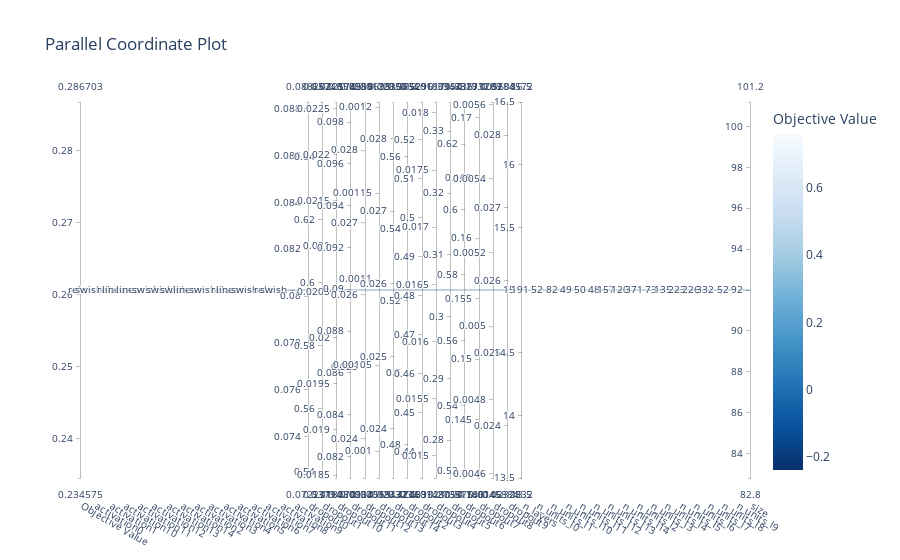

The notebook cell saved with this chart:
### Code cell
optuna.visualization.plot_parallel_coordinate(study)

### Figure 1 — Plotly figure (JSON) as saved in the notebook; plotly's stock layout.template omitted (floating-point values rounded to 4 significant figures)
{"data": [{"dimensions": [{"label": "Objective Value", "range": [0.2606, 0.2606], "values": [0.2606]}, {"label": "activation0", "range": [0, 0], "ticktext": ["relu"], "tickvals": [0], "values": [0]}, {"label": "activation1", "range": [0, 0], "ticktext": ["swish"], "tickvals": [0], "values": [0]}, {"label": "activation10", "range": [0, 0], "ticktext": ["relu"], "tickvals": [0], "values": [0]}, {"label": "activation11", "range": [0, 0], "ticktext": ["linear"], "tickvals": [0], "values": [0]}, {"label": "activation12", "range": [0, 0], "ticktext": ["linear"], "tickvals": [0], "values": [0]}, {"label": "activation13", "range": [0, 0], "ticktext": ["swish"], "tickvals": [0], "values": [0]}, {"label": "activation14", "range": [0, 0], "ticktext": ["swish"], "tickvals": [0], "values": [0]}, {"label": "activation2", "range": [0, 0], "ticktext": ["swish"], "tickvals": [0], "values": [0]}, {"label": "activation3", "range": [0, 0], "ticktext": ["linear"], "tickvals": [0], "values": [0]}, {"label": "activation4", "range": [0, 0], "ticktext": ["swish"], "tickvals": [0], "values": [0]}, {"label": "activation5", "range": [0, 0], "ticktext": ["relu"], "tickvals": [0], "values": [0]}, {"label": "activation6", "range": [0, 0], "ticktext": ["linear"], "tickvals": [0], "values": [0]}, {"label": "activation7", "range": [0, 0], "ticktext": ["swish"], "tickvals": [0], "values": [0]}, {"label": "activation8", "range": [0, 0], "ticktext": ["relu"], "tickvals": [0], "values": [0]}, {"label": "activation9", "range": [0, 0], "ticktext": ["swish"], "tickvals": [0], "values": [0]}, {"label": "dropout0", "range": [0.08026, 0.08026], "values": [0.08026]}, {"label": "dropout1", "range": [0.5977, 0.5977], "values": [0.5977]}, {"label": "dropout10", "range": [0.02052, 0.02052], "values": [0.02052]}, {"label": "dropout11", "range": [0.08996, 0.08996], "values": [0.08996]}, {"label": "dropout12", "range": [0.02606, 0.02606], "values": [0.02606]}, {"label": "dropout13", "range": [0.001094, 0.001094], "values": [0.001094]}, {"label": "dropout14", "range": [0.02591, 0.02591], "values": [0.02591]}, {"label": "dropout2", "range": [0.523, 0.523], "values": [0.523]}, {"label": "dropout3", "range": [0.4815, 0.4815], "values": [0.4815]}, {"label": "dropout4", "range": [0.01645, 0.01645], "values": [0.01645]}, {"label": "dropout5", "range": [0.3043, 0.3043], "values": [0.3043]}, {"label": "dropout6", "range": [0.5754, 0.5754], "values": [0.5754]}, {"label": "dropout7", "range": [0.1557, 0.1557], "values": [0.1557]}, {"label": "dropout8", "range": [0.005098, 0.005098], "values": [0.005098]}, {"label": "dropout9", "range": [0.02587, 0.02587], "values": [0.02587]}, {"label": "n_layers", "range": [15, 15], "values": [15]}, {"label": "n_units_l0", "range": [2.281, 2.281], "ticktext": ["191"], "tickvals": [2.281], "values": [2.281]}, {"label": "n_units_l1", "range": [1.716, 1.716], "ticktext": ["52"], "tickvals": [1.716], "values": [1.716]}, {"label": "n_units_l10", "range": [1.914, 1.914], "ticktext": ["82"], "tickvals": [1.914], "values": [1.914]}, {"label": "n_units_l11", "range": [1.69, 1.69], "ticktext": ["49"], "tickvals": [1.69], "values": [1.69]}, {"label": "n_units_l12", "range": [1.699, 1.699], "ticktext": ["50"], "tickvals": [1.699], "values": [1.699]}, {"label": "n_units_l13", "range": [1.681, 1.681], "ticktext": ["48"], "tickvals": [1.681], "values": [1.681]}, {"label": "n_units_l14", "range": [2.196, 2.196], "ticktext": ["157"], "tickvals": [2.196], "values": [2.196]}, {"label": "n_units_l2", "range": [2.079, 2.079], "ticktext": ["120"], "tickvals": [2.079], "values": [2.079]}, {"label": "n_units_l3", "range": [2.569, 2.569], "ticktext": ["371"], "tickvals": [2.569], "values": [2.569]}, {"label": "n_units_l4", "range": [1.863, 1.863], "ticktext": ["73"], "tickvals": [1.863], "values": [1.863]}, {"label": "n_units_l5", "range": [2.13, 2.13], "ticktext": ["135"], "tickvals": [2.13], "values": [2.13]}, {"label": "n_units_l6", "range": [2.348, 2.348], "ticktext": ["223"], "tickvals": [2.348], "values": [2.348]}, {"label": "n_units_l7", "range": [2.354, 2.354], "ticktext": ["226"], "tickvals": [2.354], "values": [2.354]}, {"label": "n_units_l8", "range": [2.521, 2.521], "ticktext": ["332"], "tickvals": [2.521], "values": [2.521]}, {"label": "n_units_l9", "range": [1.716, 1.716], "ticktext": ["52"], "tickvals": [1.716], "values": [1.716]}, {"label": "size", "range": [92, 92], "values": [92]}], "labelangle": 30, "labelside": "bottom", "line": {"color": [0.2606], "colorbar": {"title": {"text": "Objective Value"}}, "colorscale": [[0, "rgb(247,251,255)"], [0.125, "rgb(222,235,247)"], [0.25, "rgb(198,219,239)"], [0.375, "rgb(158,202,225)"], [0.5, "rgb(107,174,214)"], [0.625, "rgb(66,146,198)"], [0.75, "rgb(33,113,181)"], [0.875, "rgb(8,81,156)"], [1, "rgb(8,48,107)"]], "reversescale": true, "showscale": true}, "type": "parcoords"}], "layout": {"title": {"text": "Parallel Coordinate Plot"}}}
